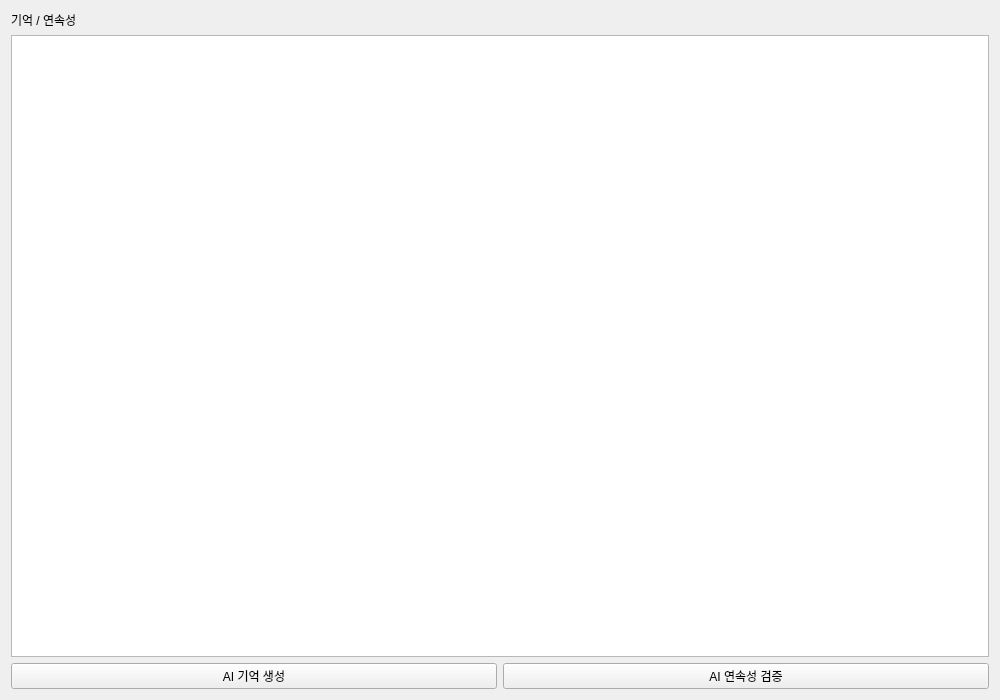
<?xml version="1.0" encoding="UTF-8"?>
<ui version="4.0">
 <class>QWidget</class>
 <widget class="QWidget" name="MemoryView">
  <property name="geometry"><rect><x>0</x><y>0</y><width>1000</width><height>700</height></rect></property>
<layout class="QVBoxLayout" name="root"><item><widget class="QLabel" name="pageTitle"><property name="text"><string>기억 / 연속성</string></property></widget></item><item><widget class="QPlainTextEdit" name="memoryEdit"><property name="readOnly"><bool>true</bool></property></widget></item><item><layout class="QHBoxLayout" name="buttons"><item><widget class="QPushButton" name="summarizeButton"><property name="text"><string>AI 기억 생성</string></property></widget></item><item><widget class="QPushButton" name="checkButton"><property name="text"><string>AI 연속성 검증</string></property></widget></item></layout></item></layout>
 </widget>
 <resources/><connections/>
</ui>
